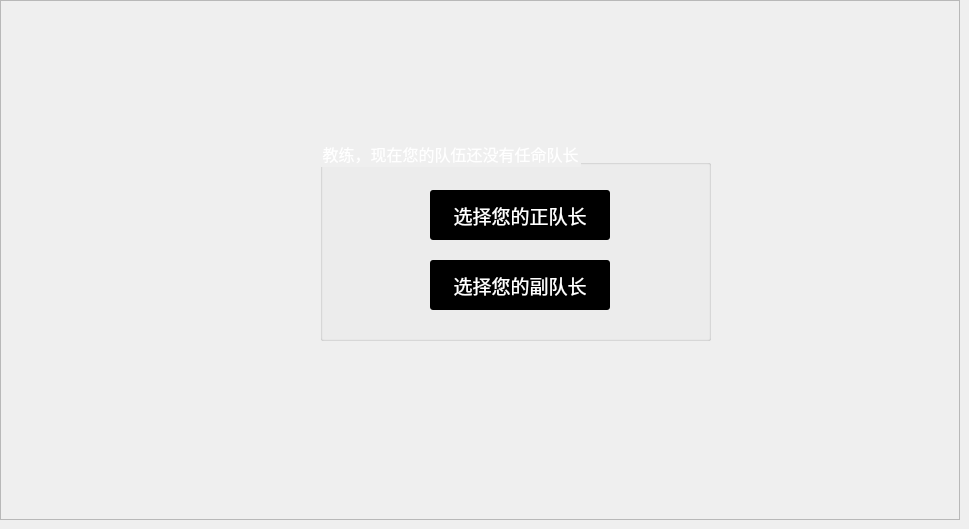
    <widget class="QWidget" name="page">
     <widget class="QFrame" name="frame_12">
      <property name="geometry">
       <rect>
        <x>0</x>
        <y>0</y>
        <width>960</width>
        <height>520</height>
       </rect>
      </property>
      <property name="styleSheet">
       <string notr="true">#frame_12{background-image: url(:/Image/Desktop.jpg);}</string>
      </property>
      <property name="frameShape">
       <enum>QFrame::StyledPanel</enum>
      </property>
      <property name="frameShadow">
       <enum>QFrame::Raised</enum>
      </property>
      <widget class="QGroupBox" name="groupBox_13">
       <property name="geometry">
        <rect>
         <x>320</x>
         <y>140</y>
         <width>391</width>
         <height>201</height>
        </rect>
       </property>
       <property name="font">
        <font>
         <family>Arial</family>
         <pointsize>12</pointsize>
        </font>
       </property>
       <property name="styleSheet">
        <string notr="true">color: rgb(255, 255, 255);</string>
       </property>
       <property name="title">
        <string>教练，现在您的队伍还没有任命队长</string>
       </property>
       <widget class="QPushButton" name="ChooseCaptainBtn">
        <property name="geometry">
         <rect>
          <x>110</x>
          <y>50</y>
          <width>180</width>
          <height>50</height>
         </rect>
        </property>
        <property name="font">
         <font>
          <family>等线</family>
          <pointsize>14</pointsize>
         </font>
        </property>
        <property name="styleSheet">
         <string notr="true">QPushButton { background-color: rgb(0, 0, 0); border-radius: 3px; color: rgb(255, 255, 255); } QPushButton:hover { background-color: rgb(0, 216, 255); }</string>
        </property>
        <property name="text">
         <string>选择您的正队长</string>
        </property>
       </widget>
       <widget class="QPushButton" name="ChooseViceCapBtn">
        <property name="geometry">
         <rect>
          <x>110</x>
          <y>120</y>
          <width>180</width>
          <height>50</height>
         </rect>
        </property>
        <property name="font">
         <font>
          <family>等线</family>
          <pointsize>14</pointsize>
         </font>
        </property>
        <property name="styleSheet">
         <string notr="true">QPushButton { background-color: rgb(0, 0, 0); border-radius: 3px; color: rgb(255, 255, 255); } QPushButton:hover { background-color: rgb(0, 216, 255); }</string>
        </property>
        <property name="text">
         <string>选择您的副队长</string>
        </property>
       </widget>
      </widget>
     </widget>
    </widget>
